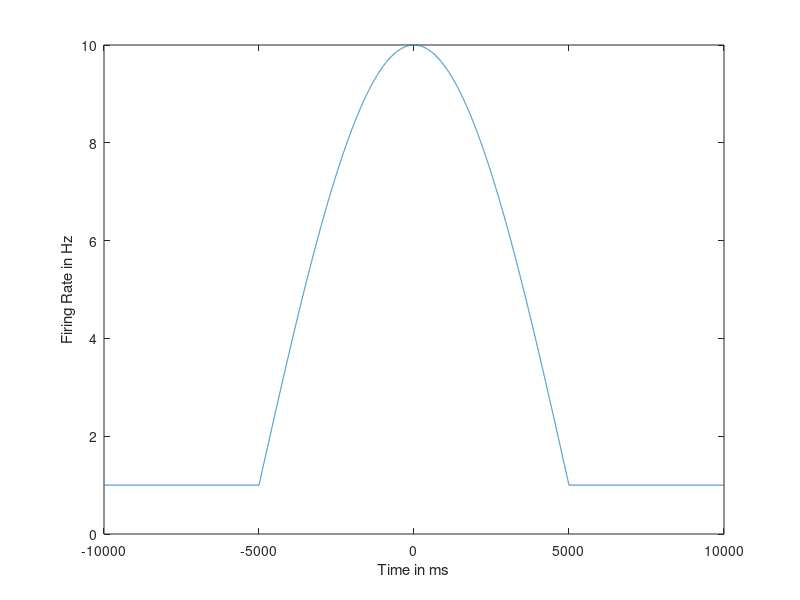
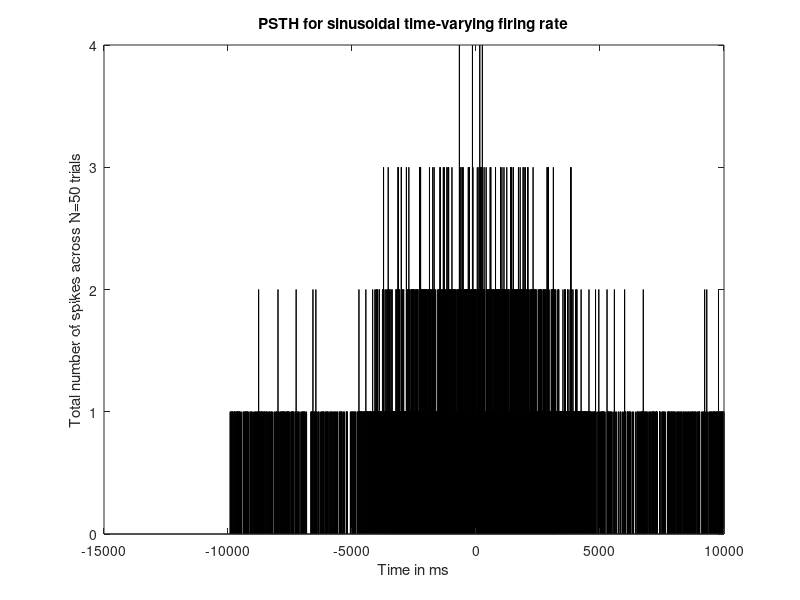
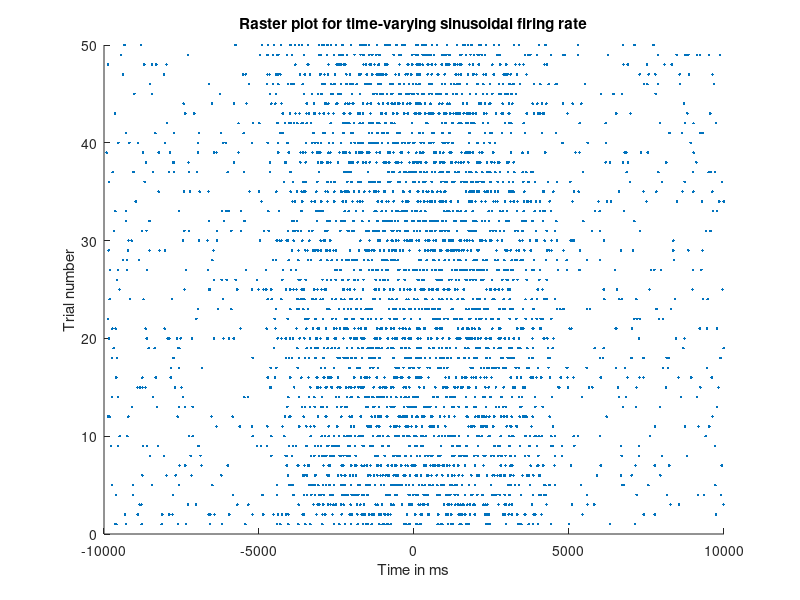
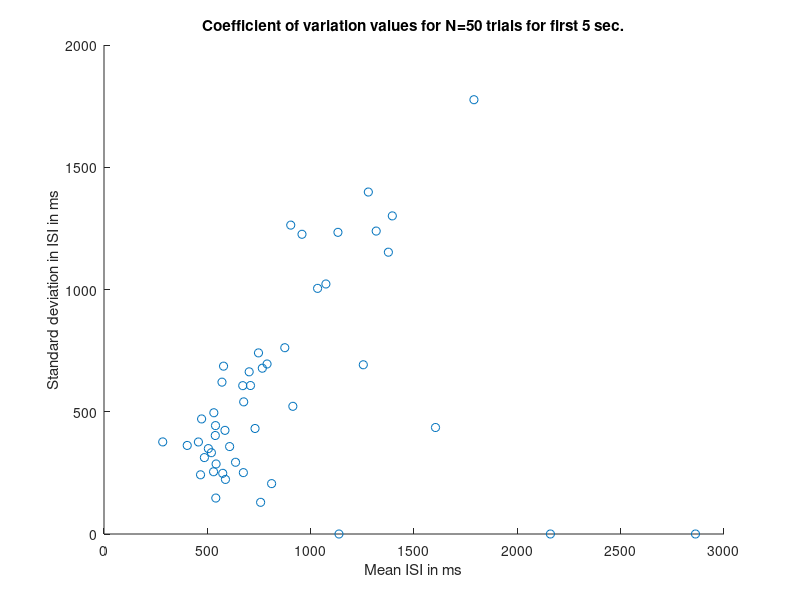

Here is the MATLAB script that generated these plots, in order:
%% Q1
clear all

TimeVector = -10000:1:9999; % Create axis of 20,000 time stamps in 1 ms increments

x = linspace(-pi,pi,20000);
FiringRate = 9 * cos(x) + 1;  % Initialize FiringRate vector as a cosine
FiringRate(1,1:5000) = 1;   % Set the first 5 s to 1 Hz
FiringRate(1,15001:20000) = 1;    % Set the last 5 s to 1 Hz

plot(TimeVector,FiringRate)
xlabel('Time in ms')
ylabel('Firing Rate in Hz')
ylim([0 10])


%% Q2

N = 50;   % Number of trials is 50

dt = 1/1000;

RandMx = rand(length(FiringRate), N);   % 20,000 x 50 initialized with random #s
Spikes = zeros(length(FiringRate), N);  % 20,000 x 50 initialized with 0s
EffectiveFR = FiringRate * dt;   % EffectiveFR between 0 and 1 will be our lambda

for i = 1:length(FiringRate)    % Iterate for each ms increment of time
  temp = RandMx(i,:) < EffectiveFR(i);
% Return all trial numbers (column indices) where the random number is less than
% EffectiveFR for that instant of time and store them in a temporary vector
  Spikes(i,temp) = 1;   % Set the corresponding column indices in Spikes equal to 1
end

figure
PSTH = sum(Spikes');  % Sum the total # spikes for every instant in time
bar(TimeVector,PSTH)  % Create PSTH graph
title('PSTH for sinusoidal time-varying firing rate')
xlabel('Time in ms')
ylabel('Total number of spikes across N=50 trials')

figure
[a,b] = find(Spikes==1);  % Store all indices where there are spikes in [a,b]
a = a - 10000;   % Shift the time axis to desired range -10,000 to 9999 ms
scatter(a,b,'.')
title('Raster plot for time-varying sinusoidal firing rate')
xlabel('Time in ms')
ylabel('Trial number')

%% Q3

 meanISI_First = zeros(1,N);     % Initialize mean, sd, CV vectors
 stdISI_First = zeros(1,N);
 CV_First = zeros(1,N);
 meanISI_Middle = zeros(1,N);
 stdISI_Middle = zeros(1,N);
 CV_Middle = zeros(1,N);

for j = 1:N
  clear ISI_First;
  clear Spikes_current_trial;

  Spikes_current_trial = Spikes(1:5000,j); % Submatrix of spikes: first 5s, jth trial

  ISI_First = diff( find(Spikes_current_trial) ); % Compute all ISIs for first 5 s

  meanISI_First(1,j) = mean(ISI_First); % This vector stores mean ISI for each trial
  stdISI_First(1,j) = std(ISI_First); % This vector stores std in ISI for each trial

  CV_First(j) = stdISI_First(1,j) / meanISI_First(1,j); % Stores CV for each trial
end

for k = 1:N
  clear ISI_Middle;
  clear Spikes_current_trial;

  Spikes_current_trial = Spikes(5001:15000,k); % Submatrix of spikes: middle 10s, kth trial

  ISI_Middle = diff( find(Spikes_current_trial) ); % Compute all ISIs for middle 10 s

  meanISI_Middle(1,k) = mean(ISI_Middle); % This vector stores mean ISI for each trial
  stdISI_Middle(1,k) = std(ISI_Middle); % This vector stores std in ISI for each trial

  CV_Middle(k) = stdISI_Middle(1,k) / meanISI_Middle(1,k); % Stores CV for each trial
end

figure
scatter(meanISI_First,stdISI_First)  % Plot mean vs std in ISIs (first 5 s) for each trial
xlabel('Mean ISI in ms')
ylabel('Standard deviation in ISI in ms')
title('Coefficient of variation values for N=50 trials for first 5 sec.')

figure
scatter(meanISI_Middle,stdISI_Middle)  % Plot mean vs std in ISIs (middle 10 s) for each trial
xlabel('Mean ISI in ms')
ylabel('Standard deviation in ISI in ms')
title('Coefficient of variation values for N=50 trials for middle 10 sec.')


%% Q4

SpikesVector = reshape(Spikes,1000000,1); % Make a spike train for 1000 s
[cor,lags] = xcorr(SpikesVector,'coeff'); % Store time lag in lags and correlation in cor
middleInd = length(SpikesVector);
cor(middleInd) = 0;  
figure
% Plot autocorrelation function for -100 to 100 s around zero lag
plot(lags(middleInd-100000:middleInd+100000),cor(middleInd-100000:middleInd+100000))


xlabel('Time lag in ms')
ylabel('Autocorrelation')
title('Autocorrelation function of 1000 s spike train')
